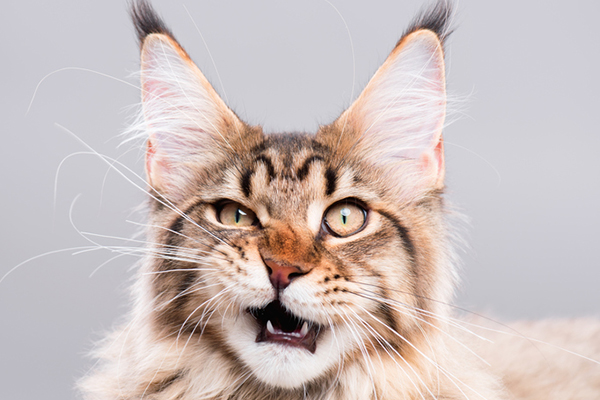
#> input picture src.jpg, 600 x 400 px
$ python main.py
#> lines starting #> are read from the running program, lines starting #| are printed output that depends on the picture
import numpy
import numpy as np
import cv2
from PIL import Image
import tkinter as tk
from tkinter import filedialog

root = tk.Tk()
root.withdraw()
file_path = filedialog.askopenfilename(initialdir = "D:\Downlaods\cgip\photos")
#> the answer given: src.jpg

img = cv2.imread(file_path)
#> img is the input picture: shape (400, 600, 3); mean B, G, R 188.6, 190.5, 203.2

hsi = cv2.cvtColor(img, cv2.COLOR_RGB2HLS)
#> hsi: shape (400, 600, 3); mean of channels 0, 1, 2 143.3, 195.6, 52.6
cie = cv2.cvtColor(img, cv2.COLOR_RGB2Lab)
#> cie: shape (400, 600, 3); mean of channels 0, 1, 2 196.6, 130.3, 121.2

pil_img = Image.open(file_path).convert('CMYK')

opencvImage = cv2.cvtColor(numpy.array(pil_img), cv2.COLOR_RGB2BGR)
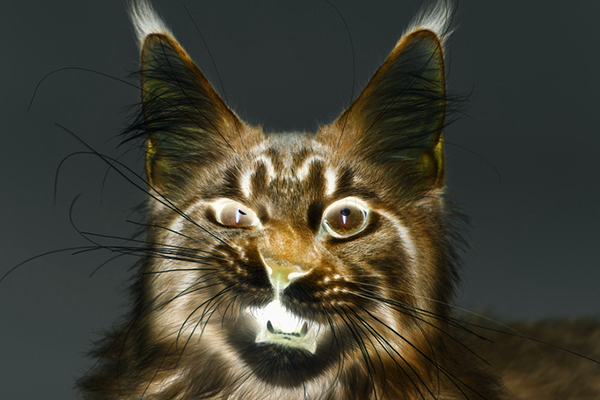
#> opencvImage: shape (400, 600, 3); mean R, G, B 66.4, 64.5, 51.8


# Display Original Image
cv2.imshow('Original', img)

# Display HSI Image
cv2.imshow('HSI', hsi)

# Display CIE Lab Image
cv2.imshow('CIE_Lab', cie)

# Display CMYK Image
cv2.imshow('CMYK', opencvImage)


# Wait for a key press and then terminate the program
cv2.waitKey(0)
cv2.destroyAllWindows()
